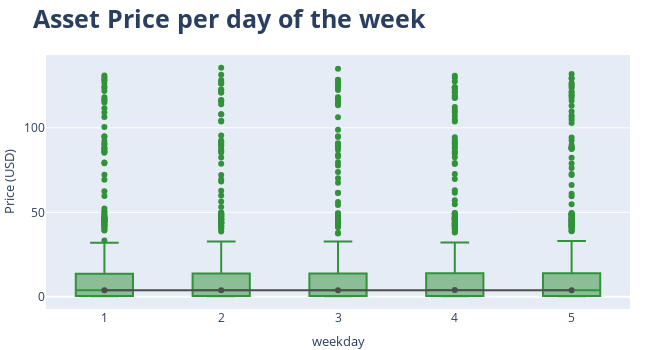

The cell this chart's notebook holds for it:
### Markdown cell above
# Boxplot chart for weekly seasonality

### Code cell
dfg['weekday'] = dfg.index.day_of_week + 1

# fig 1 weekly boxplot
fig1 = px.box(dfg.sort_values('weekday'), x='weekday', y='close',
              color_discrete_sequence=[palette_asset['green']])

# fig 2 line with median data for each weekday
df_median = pd.DataFrame(dfg.groupby('weekday')['close'].median()).reset_index()
fig2 = px.line(df_median, x='weekday', y='close', markers=True,
               color_discrete_sequence=[palette_asset['gray']])

fig = go.Figure(data=fig1.data + fig2.data)

fig.update_layout(
    width       = 650,
    height      = 350,
    title       = dict(text='<b>Asset Price per day of the week</b>', font=dict(size=25)),
    yaxis_title = dict(text='Price (USD)', font=dict(size=13)),
    xaxis       = dict(tickmode='linear'),
    xaxis_title = dict(text='weekday', font=dict(size=13)),
    margin      = dict(l=0, r=20, t=55, b=20)
    )

fig.show()

### Figure 1 — Plotly figure (JSON) as saved in the notebook; plotly's stock layout.template omitted (floating-point values rounded to 4 significant figures; data arrays with more than 128 entries replaced by an {"elided": "..."} marker saying what was removed)
{"data": [{"alignmentgroup": "True", "hovertemplate": "weekday=%{x}<br>close=%{y}<extra></extra>", "legendgroup": "", "marker": {"color": "#329239"}, "name": "", "notched": false, "offsetgroup": "", "orientation": "v", "showlegend": false, "type": "box", "x": {"elided": "3443 int values"}, "x0": " ", "xaxis": "x", "y": {"elided": "3443 float values"}, "y0": " ", "yaxis": "y"}, {"hovertemplate": "weekday=%{x}<br>close=%{y}<extra></extra>", "legendgroup": "", "line": {"color": "#4d4d4d", "dash": "solid"}, "marker": {"symbol": "circle"}, "mode": "lines+markers", "name": "", "orientation": "v", "showlegend": false, "type": "scatter", "x": [1, 2, 3, 4, 5], "xaxis": "x", "y": [3.834, 3.927, 3.924, 3.958, 3.928], "yaxis": "y"}], "layout": {"height": 350, "margin": {"b": 20, "l": 0, "r": 20, "t": 55}, "title": {"font": {"size": 25}, "text": "<b>Asset Price per day of the week</b>"}, "width": 650, "xaxis": {"autorange": true, "range": [0.5, 5.5], "tickmode": "linear", "title": {"font": {"size": 13}, "text": "weekday"}, "type": "linear"}, "yaxis": {"autorange": true, "range": [-7.232, 143.1], "title": {"font": {"size": 13}, "text": "Price (USD)"}, "type": "linear"}}}
